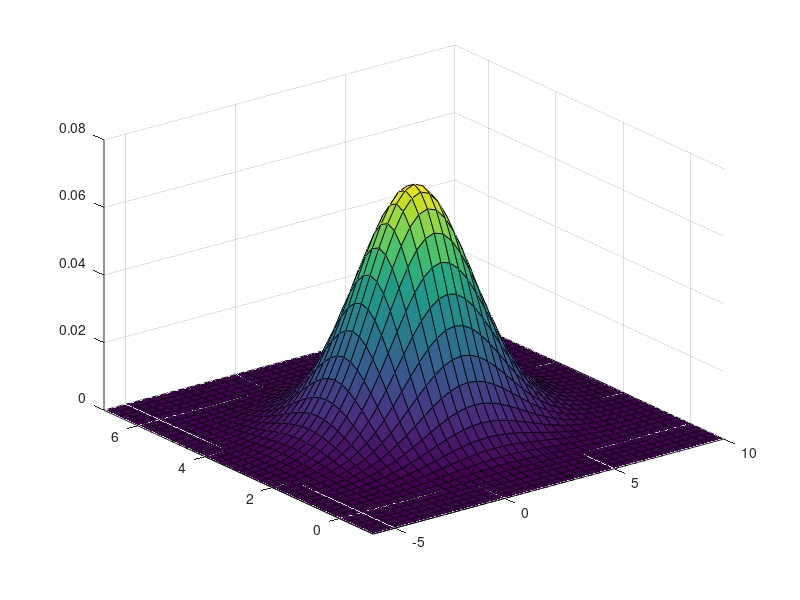

This chart was generated by the following MATLAB code:
rng('default')
uniform_distribution = -1 + 2 * rand(10000, 1);
hist(uniform_distribution, 100)
x = -1:0.01:1;
uniform_pdf = arrayfun(@(x) 0.5, x);
plot(x, uniform_pdf)
uniform_distribution_2 = -1 + 2 * rand(100000, 1);
hist(uniform_distribution_2, 100)

normal_distribution = 3 .* randn(10000, 1) + 5;
hist(normal_distribution, 100)
x2 = -10:0.1:20;
normal_pdf = (1/(3*sqrt((2*pi))) * exp(-0.5*((x2-5)/3).^2));
plot(x2, normal_pdf)
normal_distribution_2 = 3 .* randn(100000, 1) + 5;
hist(normal_distribution_2, 100)

normal_x = sqrt(5) .* randn(10000, 1) + 2;
normal_y = 1 .* randn(10000, 1) + 3;
plot(normal_x, normal_y, 'r.')
axis([-6 10 -1 7])

normal_x_2 = sqrt(5) .* randn(100000, 1) + 2;
normal_y_2 = 1 .* randn(100000, 1) + 3;
plot(normal_x_2, normal_y_2, 'r.')
axis([-6 10 -1 7])

mu = [2; 3];
sigma = [5 0; 0 1];
[x_3, y_3] = meshgrid(-6:.4:10, -1:.2:7);
const = 1/(2*pi*sqrt(det(sigma)));
temp = [x_3(:) - mu(1) y_3(:) - mu(2)];
pdf = const * exp(-0.5*diag(temp*inv(sigma)*temp'));
pdf = reshape(pdf, size(x_3));
surf(x_3, y_3, pdf)
axis([-6 10 -1 7])

probability = sum(normal_x < normal_y) / 10000;
probability_2 = sum(normal_x_2 < normal_y_2) / 100000;

% P(X < Y) = P(X - Y < 0) = 1 - P(X - Y >= 0)
% X - Y = Norm(2, 5) - Norm(3, 1) = Norm(2-3, 5+1)
% 1 - P(Norm(-1, 6) >= 0) = 1 - Phi(1/sqrt(6)) = 1 - 0.3409 = 0.6591
